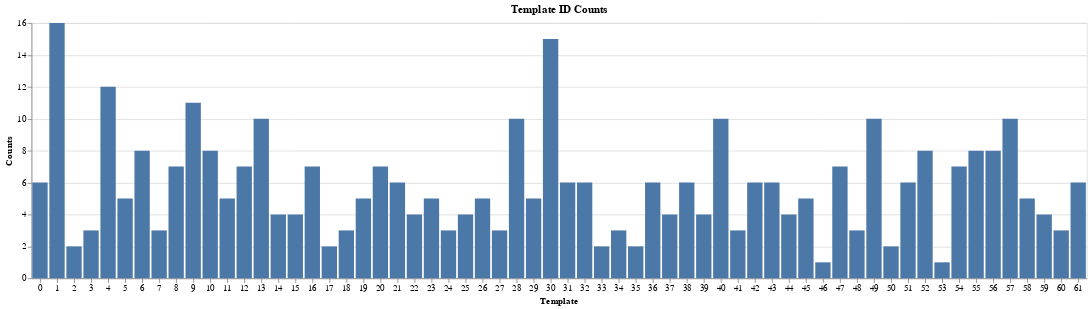

Write notebook code for a chart like this one.
### Code cell
# Every template is seen at least once.
template_counts = df.groupby('template_id').size().reset_index(name='counts')
chart = alt.Chart(template_counts).mark_bar().encode(
    x=alt.X('template_id:O', title='Template'),
    y=alt.Y('counts:Q', title='Counts'),
    tooltip=['template_id', 'counts']
).properties(
    title='Template ID Counts'
).configure_axis(
    labelAngle=0
)

chart.display()

### Figure 1 — Vega-Lite specification as saved in the notebook (floating-point values rounded to 4 significant figures)
{"config": {"view": {"continuousWidth": 300, "continuousHeight": 300}, "axis": {"labelAngle": 0}}, "data": {"name": "data-ab649c11b01745d88f7b638429d279c7"}, "mark": {"type": "bar"}, "encoding": {"tooltip": [{"field": "template_id", "type": "quantitative"}, {"field": "counts", "type": "quantitative"}], "x": {"field": "template_id", "title": "Template", "type": "ordinal"}, "y": {"field": "counts", "title": "Counts", "type": "quantitative"}}, "title": "Template ID Counts", "$schema": "https://vega.github.io/schema/vega-lite/v5.20.1.json", "datasets": {"data-ab649c11b01745d88f7b638429d279c7": [{"template_id": 0, "counts": 6}, {"template_id": 1, "counts": 16}, {"template_id": 2, "counts": 2}, {"template_id": 3, "counts": 3}, {"template_id": 4, "counts": 12}, {"template_id": 5, "counts": 5}, {"template_id": 6, "counts": 8}, {"template_id": 7, "counts": 3}, {"template_id": 8, "counts": 7}, {"template_id": 9, "counts": 11}, {"template_id": 10, "counts": 8}, {"template_id": 11, "counts": 5}, {"template_id": 12, "counts": 7}, {"template_id": 13, "counts": 10}, {"template_id": 14, "counts": 4}, {"template_id": 15, "counts": 4}, {"template_id": 16, "counts": 7}, {"template_id": 17, "counts": 2}, {"template_id": 18, "counts": 3}, {"template_id": 19, "counts": 5}, {"template_id": 20, "counts": 7}, {"template_id": 21, "counts": 6}, {"template_id": 22, "counts": 4}, {"template_id": 23, "counts": 5}, {"template_id": 24, "counts": 3}, {"template_id": 25, "counts": 4}, {"template_id": 26, "counts": 5}, {"template_id": 27, "counts": 3}, {"template_id": 28, "counts": 10}, {"template_id": 29, "counts": 5}, {"template_id": 30, "counts": 15}, {"template_id": 31, "counts": 6}, {"template_id": 32, "counts": 6}, {"template_id": 33, "counts": 2}, {"template_id": 34, "counts": 3}, {"template_id": 35, "counts": 2}, {"template_id": 36, "counts": 6}, {"template_id": 37, "counts": 4}, {"template_id": 38, "counts": 6}, {"template_id": 39, "counts": 4}, {"template_id": 40, "counts": 10}, {"template_id": 41, "counts": 3}, {"template_id": 42, "counts": 6}, {"template_id": 43, "counts": 6}, {"template_id": 44, "counts": 4}, {"template_id": 45, "counts": 5}, {"template_id": 46, "counts": 1}, {"template_id": 47, "counts": 7}, {"template_id": 48, "counts": 3}, {"template_id": 49, "counts": 10}, {"template_id": 50, "counts": 2}, {"template_id": 51, "counts": 6}, {"template_id": 52, "counts": 8}, {"template_id": 53, "counts": 1}, {"template_id": 54, "counts": 7}, {"template_id": 55, "counts": 8}, {"template_id": 56, "counts": 8}, {"template_id": 57, "counts": 10}, {"template_id": 58, "counts": 5}, {"template_id": 59, "counts": 4}, {"template_id": 60, "counts": 3}, {"template_id": 61, "counts": 6}]}}
